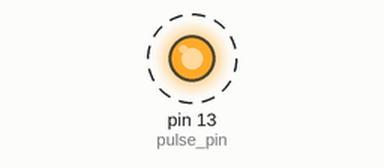
This sketch was run on a simulated Arduino Uno, built with avr-gcc and run on an emulated ATmega328P. On the bench: output pins drawn as LEDs (lit = HIGH). Dashed ring = blinking.

Above: at 0.5 s.
Timing chart, 0 to 4.6 s (numbered marks = the images above):
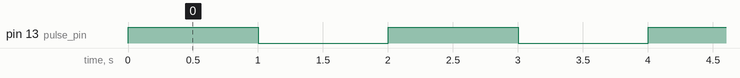

Measured:
- by itself, pin 13 (pulse_pin): alternates HIGH for 1.0 s and LOW for 1.0 s

The sketch:

test.ino
```cpp
const byte pulse_pin = 13;

const byte interrupt_pin_rising = 7;
const byte interrupt_pin_falling = 8;

void setup() {
  // put your setup code here, to run once:
  pinMode(pulse_pin, OUTPUT);
  pinMode(interrupt_pin_rising, INPUT);
  pinMode(interrupt_pin_falling, INPUT);
}

void loop() {
  // put your main code here, to run repeatedly:
        digitalWrite(pulse_pin, HIGH);
        delay(1000);
        digitalWrite(pulse_pin, LOW);
        delay(1000);
}
```
